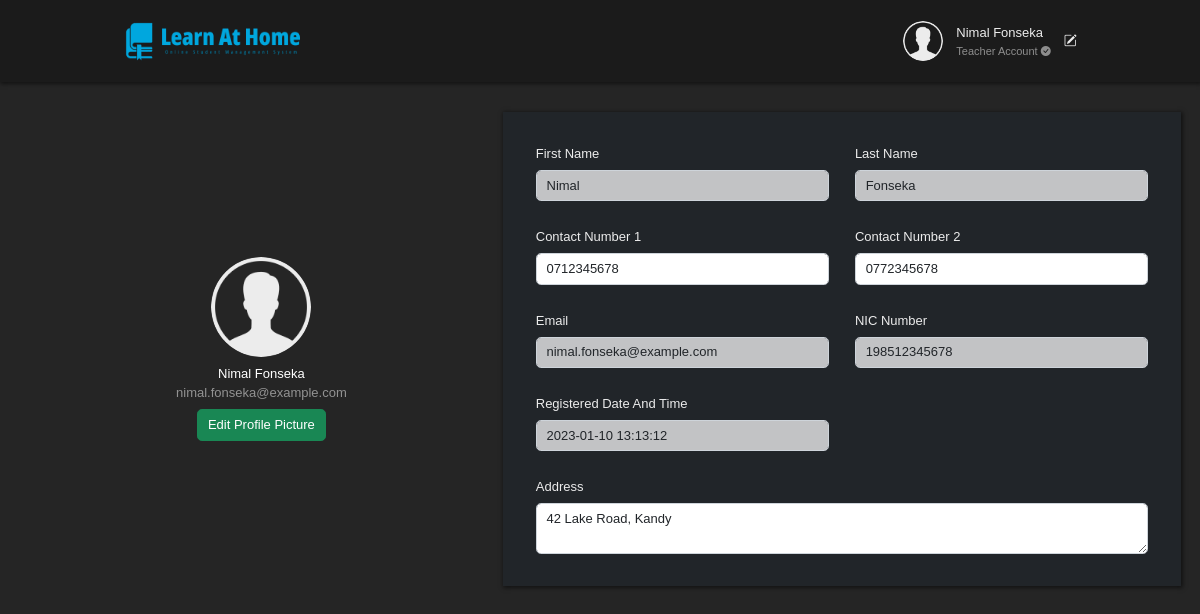
The app's page /myProfile.php (signed in) with its own data.
### tables this page shows
CREATE TABLE IF NOT EXISTS `account_type` (
  `id` int NOT NULL AUTO_INCREMENT,
  `name` varchar(45) DEFAULT NULL,
  PRIMARY KEY (`id`)
);

CREATE TABLE IF NOT EXISTS `user` (
  `email` varchar(50) NOT NULL,
  `fName` varchar(45) NOT NULL,
  `lName` varchar(45) NOT NULL,
  `password` varchar(45) NOT NULL,
  `verification_code` varchar(45) DEFAULT NULL,
  `verification_status_id` int NOT NULL,
  `account_type_id` int NOT NULL,
  `contact1` varchar(10) NOT NULL,
  `contact2` varchar(10) NOT NULL,
  `address` text NOT NULL,
  `nic` varchar(20) NOT NULL,
  `registered_date_time` datetime NOT NULL,
  PRIMARY KEY (`email`),
  KEY `fk_user_verification_status_idx` (`verification_status_id`),
  KEY `fk_user_account_type1_idx` (`account_type_id`),
  CONSTRAINT `fk_user_account_type1` FOREIGN KEY (`account_type_id`) REFERENCES `account_type` (`id`),
  CONSTRAINT `fk_user_verification_status` FOREIGN KEY (`verification_status_id`) REFERENCES `verification_status` (`id`)
);

### connection.php (called while the page is built, shortened)
<?php
class Database
{
    public static $connection;
    public static function setUpConnection()
    {
        if (!isset(Database::$connection)) {
            Database::$connection = new mysqli(DB_HOST, DB_USER, DB_PASSWORD, DB_NAME, DB_PORT);
        }
    }
    public static function search($q)
    {
        $resultset = Database::$connection->query($q);
        return $resultset;
    }
}

### myProfile.php (the view, shortened to what this page needs)
<?php
if (isset($_SESSION["user"])) {
?>
    <!DOCTYPE html>
    <html lang="en">
    <head>
        <link rel="stylesheet" href="./sources/bootstrap.css">
        <link rel="stylesheet" href="https://cdn.jsdelivr.net/npm/bootstrap-icons@1.9.1/font/bootstrap-icons.css">
        <link rel="stylesheet" href="./style.css">
    </head>
    <body>
        <?php
        require "connection.php";
        ?>
        <div class="container-fluid">
            <div class="row">
                <?php include "header.php" ?>
                <div class="col-12" style="height: 10px;"></div>
                <div class="col-12">
                    <div class="row p-4">
                        <div class="col-5 d-flex flex-column align-items-center justify-content-center">
                            <?php
                            $image_rs = Database::search("SELECT * FROM `profile_image` WHERE `user_email`='" . $user['email'] . "'");
                            $image_num = $image_rs->num_rows;
                            if ($image_num == 1) {
                                $image_data = $image_rs->fetch_assoc();
                                $image_path = $image_data['path'];
                            } else {
                                $image_path = "images/profile_images/defaultProfileImage.png";
                            }
                            ?>
                            <div class="myProfileImage m-2" style="background-image: url('<?php echo ($image_path); ?>');"></div>
                            <span class="text-white"><?php echo ($user["fName"] . ' ' . $user["lName"]); ?></span>
                            <span class="text-white-50"><?php echo ($user["email"]); ?></span>
                            <label for="profilePicInput" class="btn btn-success m-2">Edit Profile Picture</label>
                        </div>
                        <div class="col-7">
                            <div class="row bg-dark p-4 boxShadow">
                                <?php
                                $user_rs= Database::search("SELECT * FROM `user` WHERE `email`='".$_SESSION["user"]["email"]."'");
                                $user_data = $user_rs->fetch_assoc();
                                ?>
                                <div class="col-6 p-3">
                                    <label class="form-label">First Name</label>
                                    <input type="text" class="form-control bg-light bg-opacity-75" value="<?php echo ($user_data["fName"]); ?>" disabled />
                                </div>
                                <div class="col-6 p-3">
                                    <label class="form-label">Last Name</label>
                                    <input type="text" class="form-control bg-light bg-opacity-75" value="<?php echo ($user_data["lName"]); ?>" disabled />
                                </div>
                                <div class="col-6 p-3">
                                    <label class="form-label">Contact Number 1</label>
                                    <input type="text" class="form-control text-opacity-75" id="mobile1" onchange="profileOnchange();" value="<?php echo ($user_data["contact1"]); ?>" />
                                </div>
                                <div class="col-6 p-3">
                                    <label class="form-label">Contact Number 2</label>
                                    <input type="text" class="form-control text-opacity-75" id="mobile2" onchange="profileOnchange();" value="<?php echo ($user_data["contact2"]); ?>" />
                                </div>
                                <div class="col-6 p-3">
                                    <label class="form-label">Email</label>
                                    <input type="text" class="form-control bg-light bg-opacity-75" id="" value="<?php echo ($user_data["email"]); ?>" disabled />
                                </div>
                                <div class="col-6 p-3">
                                    <label class="form-label">NIC Number</label>
                                    <input type="text" class="form-control bg-light bg-opacity-75" id="" value="<?php echo ($user_data["nic"]); ?>" disabled />
                                </div>
                                <div class="col-6 p-3">
                                    <label class="form-label">Registered Date And Time</label>
                                    <input type="text" class="form-control bg-light bg-opacity-75" id="" value="<?php echo ($user_data["registered_date_time"]); ?>" disabled />
                                </div>
                                <div class="col-12 p-3">
                                    <label class="form-label">Address</label>
                                    <textarea type="text" class="form-control text-opacity-75" rows="2" onchange="profileOnchange();" id="address"><?php echo ($user_data["address"]); ?></textarea>
                                </div>
                            </div>
                        </div>
                    </div>
                </div>
            </div>
        </div>
    </body>
    </html>
<?php
} else {
    header("Location:index.php");
}
?>

### header.php
<div class="col-12">
    <div class="row  d-flex align-items-center headerBackground boxShadow">
        <div class="col-12">
            <div class="row my-4 mx-2 d-flex align-items-center">
                <div class="col-5 offset-md-1">
                    <a href="index.php">
                        <img src="./images/logo.png" alt="Logo.png" style="width: 180px;">
                    </a>
                </div>
                <?php
                $user = $_SESSION["user"];
                $image_rs = Database::search("SELECT * FROM `profile_image` WHERE `user_email`='" . $user['email'] . "'");
                $image_num = $image_rs->num_rows;
                $image_path = "";
                if ($image_num == 1) {
                    $image_data = $image_rs->fetch_assoc();
                    $image_path = $image_data['path'];
                } else {
                    $image_path = "images/profile_images/defaultProfileImage.png";
                }
                ?>
                <div class="col-5 offset-2 offset-md-0 d-flex justify-content-end">
                    <div class="d-flex justify-content-center align-items-center" style="cursor: pointer;" onclick="window.location='myProfile.php'">
                        <div class="profileImage me-3" style="background-image: url('<?php echo ($image_path); ?>');"></div>
                        <div class="d-none d-md-flex flex-column justify-content-center align-items-start me-3">
                            <span><?php echo ($user["fName"] . " " . $user["lName"]); ?></span>
                            <?php
                            $account_type_rs = Database::search("SELECT * FROM `account_type` WHERE `id`='" . $user["account_type_id"] . "' ");
                            $account_type_data = $account_type_rs->fetch_assoc();
                            ?>
                            <span class="text-white-50" style="font-size: 11px;"><?php echo ($account_type_data["name"]); ?> <i class="bi bi-check-circle-fill text-white-50" style="font-size:10px;"></i></span>
                        </div>
                        <a href="myProfile.php"><i class="bi bi-pencil-square editProfileIcon"></i></a>
                    </div>
                </div>
            </div>
        </div>
    </div>
</div>

### style.css (style rules this page uses)
* { font-family: 'Source Sans Pro', sans-serif !important; color: rgb(236, 236, 236); font-size: 13px; font-weight: 500 !important; transition: all 100ms 0ms ease-in-out; }
body { background-color: rgb(37, 37, 37); }
.headerBackground { background-color: #00000042; }
.boxShadow { box-shadow: 1px 1px 4px 1px #00000083; }
.profileImage { width: 40px; height: 40px; border-radius: 100%; background-position: center; background-size: contain; background-repeat: no-repeat; }
.myProfileImage { width: 100px; height: 100px; border-radius: 100%; background-position: center; background-repeat: no-repeat; background-size: contain; }

### records on screen
account_type: name "Teacher Account"
user: fName "Nimal", lName "Fonseka", contact1 "0712345678", contact2 "0772345678", email "nimal.fonseka@example.com", nic "198512345678", registered_date_time "2023-01-10 13:13:12", address "42 Lake Road, Kandy"

### other values on screen
$user["fName"] "Nimal"
$user["lName"] "Fonseka"
$user["email"] "nimal.fonseka@example.com"
